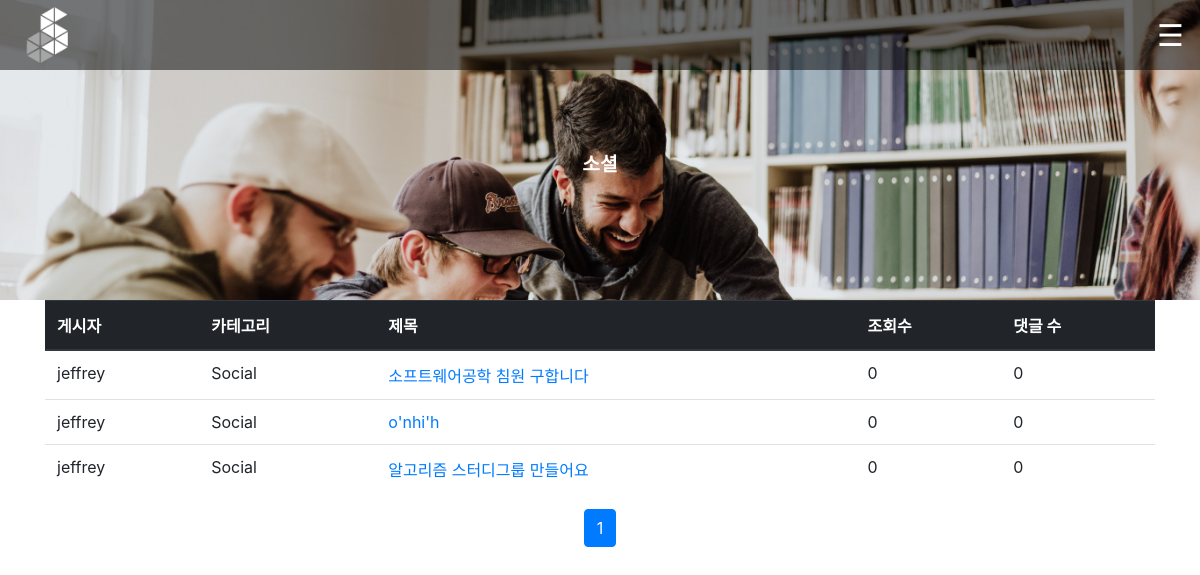
/yblog/social/ (signed in), run on the app's committed database.
### yblog/models.py (models this page shows, shortened)
class Post(models.Model):
    author = models.ForeignKey('auth.User', on_delete=models.CASCADE)
    title = models.CharField(max_length=200)
    """
    CHOICES = [
        ('자료실',(
                ('DS','알고리즘'),
                ('AI','인공지능'),
                ('APP','웹앱&모바일앱'),
                ('CG','컴퓨터 그래픽스'),
                ('DB','데이터베이스'),
                ('ETC','기타')
            )
        ),
        ('동아리',(
                ('BB','컴스켓'),
                ('FB','AC잎새'),
                ('HH','YBRO'),
                ('RM','소음')

            )
        ),
        ('소셜',(
                ('JOB','채용공고'),
                ('PJ','프로젝트'),
                ('CC','잡담'),
                ('Q','건의')
        ))
    ]"""
    CHOICES = [(1,'Study'),(2,'Clubs'),(3,'Notice'),(4,'Social')]
    category = MultiSelectField(choices=CHOICES,max_choices=1) #makes post.category to be the query
    text = models.TextField(null=True, blank=True)
    created_date = models.DateTimeField(default=timezone.now)
    published_date = models.DateTimeField(blank=True, null=True)
    likes = models.IntegerField(default=0) #related to Preference model
    dislikes = models.IntegerField(default=0)

### yblog/views.py (the view)
# urls.py: path('yblog/social/', views.social_post, name="social_post"),
@login_required
def social_post(request):
    socials = Post.objects.filter(category__iexact=4).order_by('-published_date')
    paginator = Paginator(socials, 20)
    page_number = request.GET.get('page')
    page_obj = paginator.get_page(page_number)
    return render(request, 'yblog/social.html',{'socials':page_obj})

### yblog/templates/yblog/social.html (shortened to what this page needs)
{% extends 'yblog/base.html' %}
{% load static %}
{% block content %}
<div style="background: rgba(0, 0, 0, 0.952);width:100%;height:300px;">
    <div class="social">
    <div class="sname">
        소셜
    </div>
    </div>
</div>
<div class="container">
        <div class="table-responsive">
            <table class="table">
                <thead class="thead-dark">
                <tr>
                    <th scope="col">게시자</th>
                    <th scope="col">카테고리</th>
                    <th scope="col">제목</th>
                    <th scope="col">조회수</th>
                    <th scope="col">댓글 수</th>
                </tr>
                </thead>
                <tbody>
                    {% for social in socials %}
                    <tr>
                        <td>{{social.author}}</td>
                        <td>{{social.category}}</td>
                        <td><a href="{% url 'post_detail' pk=social.pk %}">{{social.title}}</a></td>
                        <td>{{social.comments.count}}</td>
                        <td>{{social.comments.count}}</td>
                    </tr>
                    {% endfor %}
                </tbody>
            </table>
        </div>
        <div class="pagination justify-content-center">
            <span class="step-links">
                <nav aria-label="Page navigation example">
                <ul class="pagination">
                    {% for page in socials.paginator.page_range %}
                        {% if socials.number == page %}
                        <li class="page-item active"><a class="page-link" href="?page={{page}}">{{page}}<span class="sr-only">(current)</span></a></li>
                        {% else %}
                        <li class="page-item"><a class="page-link" href="?page={{page}}">{{page}}</a></li>
                        {% endif %}
                    {% endfor %}
                </ul>
                </nav>
            </span>
        </div>
    </div>
{% endblock %}

### yblog/templates/yblog/base.html (shortened to what this page needs)
{% load static %}
<html lang="ko">
<head>
        <link rel="stylesheet" href="https://stackpath.bootstrapcdn.com/bootstrap/4.5.2/css/bootstrap.min.css">
        <link rel="stylesheet" href="https://maxcdn.bootstrapcdn.com/bootstrap/4.0.0/css/bootstrap.min.css"/>
        <link rel="stylesheet" type="text/css" href="{% static 'css/style.css' %}">
        <link rel="stylesheet" href="https://unpkg.com/swiper/swiper-bundle.css">
        <link rel="stylesheet" href="https://unpkg.com/swiper/swiper-bundle.min.css">
        <link rel="stylesheet" href="https://cdnjs.cloudflare.com/ajax/libs/font-awesome/4.7.0/css/font-awesome.min.css">
        <link rel="stylesheet" href="https://use.fontawesome.com/releases/v5.14.0/css/all.css">
</head>
    <body>
    {% if user.is_authenticated %}
    <nav class="navbar navbar-expand">
        <a href="/" class="navbar-brand"><img style="width: 65px; height: 65px;" src="{% static 'yblog/cslogo.png' %}"/></a>
        <ul class="navbar-nav ml-auto">
          <li class="nav-item"><span style="color:white; font-size:30px;cursor:pointer" onclick="openNav()">&#9776;</span></li>
        </ul>
    </nav>
    {% endif %}
    {% block content %}
    {% endblock %}
    </body>
</html>

### yblog/static/css/style.css (style rules this page uses)
.navbar { width: 100%; height: 70px; margin: 0 auto; overflow: hidden; border-width: 0.1px; position: fixed; background: rgba(0, 0, 0, .5); z-index:1000; }
.social { background: url("../yblog/social.jpg") no-repeat; background-size: cover; background-position: center; height:300px; width:100%; }
.sname { text-align: center; color: white; font-weight: bold; font-size: larger; padding-top:150px; }

### data on the page
Post: author "jeffrey", category "Social", title "소프트웨어공학 침원 구합니다", comments.count "0"
Post: author "jeffrey", category "Social", title "o'nhi'h", comments.count "0"
Post: author "jeffrey", category "Social", title "알고리즘 스터디그룹 만들어요", comments.count "0"

### other printed values
{{ page }} "1"
